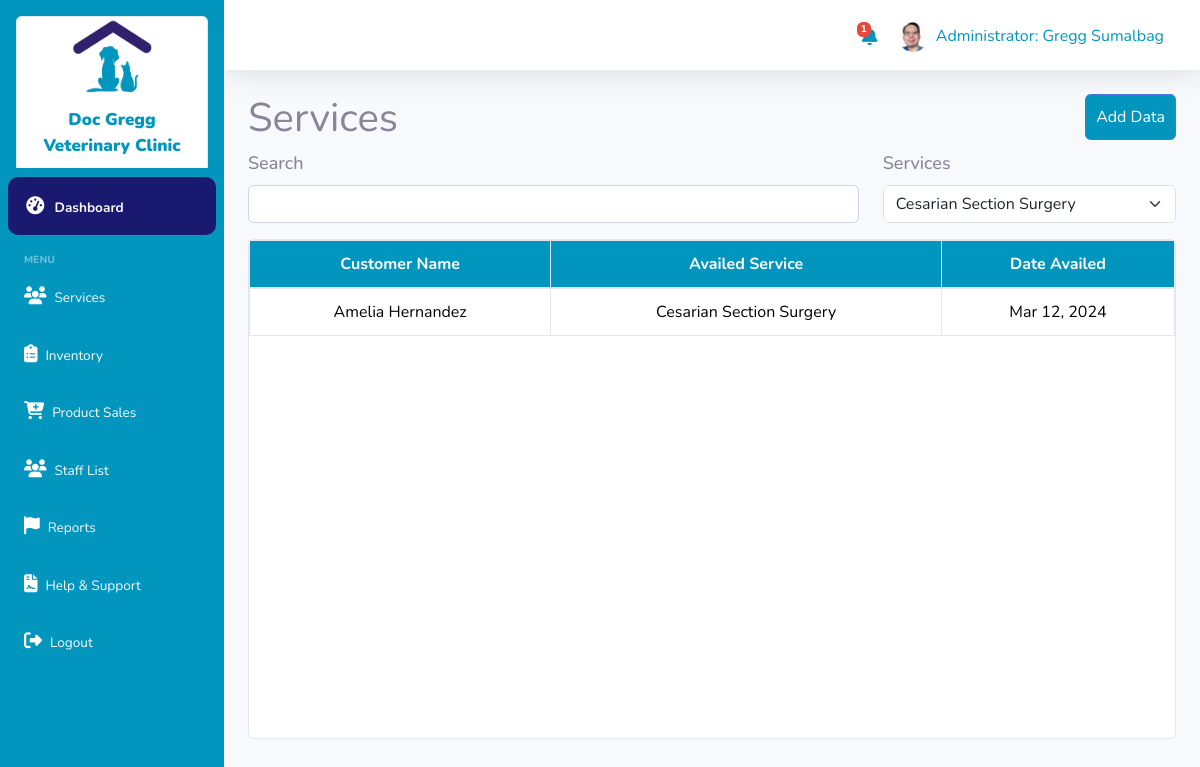
The app's page /admin/services/services-cesarian.php (signed in) with its own data.
### tables this page shows
CREATE TABLE `tbl_services` (
  `serv_id` int NOT NULL,
  `customer_name` text NOT NULL,
  `customer_contact` varchar(11) NOT NULL,
  `customer_address` varchar(255) NOT NULL,
  `service_availed` text NOT NULL,
  `staff_name` text NOT NULL,
  `created_at` timestamp NOT NULL DEFAULT CURRENT_TIMESTAMP ON UPDATE CURRENT_TIMESTAMP,
  `deleted_at` text
);

### admin/services/services-cesarian.php (the view, shortened to what this page needs)
<?php
    require('../../classes/staff.class.php');
    $userdetails = $bmis->get_userdata();
    $user = $staffbmis->view_single_staff($userdetails['id_admin']);
    $bmis->validate_admin();
    $staffbmis->delete_invetory();
    $page = isset($_GET['page']) ? $_GET['page'] : 1;
    $recordsPerPage = 5;
    $view = $staffbmis->view_services_cesarian($page, $recordsPerPage);
    function getServiceCesarian($serviceAvailed) {
        $services = explode(', ', $serviceAvailed);
        foreach ($services as $service) {
            if ($service == 'Cesarian Section Surgery') {
                return $service;
            }
        }
        return '';
    }
?>
<?php
    include('dashboard_sidebar_start.php');
?>
<div class="container-fluid">
    <div class="row">
        <div class="col-md-6"><h1 class="">Services</h1></div>
        <div class="col-md-6"><a href="../create_service.php" style="float:right;padding: 10px" class="btn btn-primary">Add Data</a></div>
    </div>
    <div class="row">
        <div class="col-md-12">
        <div class="row">
            <div class="col-md-8">
                 <div class="form-group">
                    <label> Search </label>
                    <input type="text" class="form-control" id="searchInput" name="name"  value="" required>
                </div>
            </div>
            <div class="col-md-4">
                <label> Services </label>
                <select id="categorySelect" class="form-select" aria-label="Default select example">
                    <option selected>Cesarian Section Surgery</option>
                </select>
            </div>
        </div>
        <div class="card" style="height: 500px; overflow: auto;">
        <table class="table table-hover text-center table-bordered">
                <form action="" method="post">
                    <thead style="background: #0296be;color:#fff;" class="sticky">
                        <tr>
                            <th> Customer Name </th>
                            <th> Availed Service </th>
                            <th> Date Availed </th>
                        </tr>
                    </thead>
                    <tbody>
                    <?php if (is_array($view) && count($view) > 0) { ?>
                            <?php foreach($view as $view) {?>
                                <tr>
                                    <td><?= strlen($view['customer_name']) > 20 ? substr($view['customer_name'], 0, 20) . '...' : $view['customer_name']; ?></td>
                                    <td><?= getServiceCesarian($view['service_availed']); ?></td>
                                    <td> <?= date("M d, Y", strtotime($view['created_at'])); ?> </td>
                                </tr>
                                <?php } ?>
                            <?php } else { ?>
                                <tr>
                                    <td colspan="4">No Data Found</td>
                                </tr>
                            <?php } ?>
                    </tbody>
                </form>
            </table>
        </div>
        </div>
    </div>
</div>

### admin/services/dashboard_sidebar_start.php (shortened to what this page needs)
<!DOCTYPE html>
<html lang="en">
<head>
    <link href="vendor/fontawesome-free/css/all.min.css" rel="stylesheet" type="text/css">
        <link href="https://cdn.jsdelivr.net/npm/bootstrap@5.3.2/dist/css/bootstrap.min.css" rel="stylesheet">
    <link href="../../css/sidenav.css" rel="stylesheet">
    <link href="../../css/sb-admin-2.css" rel="stylesheet">
</head>
<body id="page-top">
    <div id="wrapper">
    <?php
$userdetails = $bmis->get_userdata();
$userRole = $userdetails['role'];
?>
<ul class="navbar-nav p-2 sidebar sidebar-dark fixed-sidebar accordion" id="accordionSidebar">
    <div class="card sss m-2">
        <img class="logo" src="../../assets/logo.png">
        <div class="sidebar-brand-text">
            Doc Gregg <br>Veterinary Clinic
        </div>
    </div>
    <li class="nav-item" id="dashboard">
        <a class="nav-link text-light" href="../admin_dashboard.php">
            <i class="fas fa-fw fa-tachometer-alt"></i>
            <span>Dashboard</span>
        </a>
    </li>
    <hr class="sidebar-divider">
    <div class="sidebar-heading">
        Menu
    </div>
    <?php if ($userRole === 'administrator') : ?>
        <li class="nav-item" id="client">
            <a class="nav-link text-light" href="../services.php">
                <i class="fas fa-users"></i>
                <span>Services</span>
            </a>
        </li>
        <li class="nav-item" id="inventory">
            <a class="nav-link text-light" href="../admin_inventory.php">
            <i class="fas fa-clipboard-list"></i>
                <span>Inventory</span>
            </a>
        </li>
        <li class="nav-item" id="sales">
            <a class="nav-link text-light" href="../admin_product_sale.php">
            <i class="fas fa-cart-plus"></i>
                <span>Product Sales</span>
            </a>
        </li>
        <li class="nav-item" id="staff">
                <a class="nav-link text-light" href="../admin_staff_list.php">
                <i class="fas fa-users"></i>
                    <span>Staff List</span>
                </a>
            </li>
        <li class="nav-item" id="reports">
            <a class="nav-link text-light" href="../admin_reports.php">
            <i class="fas fa-flag"></i>
                <span>Reports</span>
            </a>
        </li>
    <?php endif; ?>
    <li class="nav-item" id="help">
        <a class="nav-link text-light" href="../admin_help.php">
        <i class="fas fa-file-contract"></i>
            <span>Help & Support</span>
        </a>
    </li>
    <li class="nav-item" id="logout">
        <a class="nav-link text-light" href="../logout.php">
            <i class="fas fa-sign-out-alt"></i>
            <span>Logout</span>
        </a>
    </li>
</ul>
        <div id="content-wrapper" class="d-flex flex-column">
            <div id="content">
                <nav class="navbar navbar-expand navbar-light bg-white topbar mb-4 static-top shadow fixed-navbar">
                    <ul class="navbar-nav ml-auto">
                        <li class="nav-item mt-4">
                        <?php if ($userRole === 'administrator') : ?>
                            <?php $lowInventoryCount = $staffbmis->count_low_inventory(); ?>
                                <a href="../admin_low_inventory.php" style="position: relative;">
                                    <i class="fas fa-bell" style="font-size: 20px;color: #0296be !important;"></i>
                                    <?php if($lowInventoryCount > 0) : ?>
                                    <span class="badge badge-danger" style="font-size:10px; position: absolute; top: -5; left: -5;"><?php echo $lowInventoryCount; ?></span>
                                </a>&nbsp;
                            <?php endif; ?>
                            <?php endif; ?>
                        </li>
                        <li class="nav-item dropdown">
                                <a class="nav-link" href="admin_myprofile.php" id="userDropdown" role="button" aria-haspopup="true" aria-expanded="false">
                                <?php if (empty($user['picture'])): ?>
                                    <img id="blah" src="../../assets/placeholder/user-placeholder.png" class="rounded-circle mr-2" style="width: 30px;" alt="User Picture"> <h6 class="mr-2 mt-2 d-lg-inline text-primary"><?= ucfirst($userdetails['role']) ?>: <?= $userdetails['fname']?> <?= $userdetails['lname']?></h6>
                                <?php else: ?>
                                    <img id="blah" src="../<?= $user['picture']?>" class="rounded-circle mr-2" style="width: 30px;"  alt="User Picture"> <h6 class="mr-2 mt-2 d-lg-inline text-primary"><?= ucfirst($userdetails['role']) ?>: <?= $userdetails['fname']?> <?= $userdetails['lname']?></h6>
                                <?php endif; ?>
                                </a>
                            </li>
                    </ul>
                </nav>

### css/sidenav.css (style rules this page uses)
.sidebar { background: rgb(2,150,190); }
.sidebar-brand-text { color: rgb(2,150,190); font-size: 20px; margin: 0; }
img { display: block; margin: 0 auto; }
.sidebar-brand-text { padding: 10px; text-align: center; font-weight:900; }
.nav-item { padding-top: 3px; }
.nav-link { font-size: 15px; color: none; }
.container-fluid { overflow: hidden; }

### admin/services/dashboard_sidebar_start.php (style rules this page uses)
.btn-primary { background: #0296be !important; }
.sidebar .active { background: #191970; border-radius: 10px; }
.fas { color: #fff !important; font-size: 18px !important; }
label { font-weight: 500; font-size: 18px; }
.table th { background: #0296be; color: white; }
thead.sticky { position: sticky; top: 0; z-index: 100; }
.logo { width:80px; height: 80px; }
.sss .sidebar-brand-text { font-size: 17px; }

### admin/services/services-cesarian.php (style rules this page uses)
thead.sticky { position: sticky; top: 0; z-index: 100; }

### records on screen
tbl_services: customer_name "Amelia Hernandez", service_availed "Cesarian Section Surgery", created_at "Mar 12, 2024"

### other values on screen
$lowInventoryCount "1"
$userdetails['role'] "Administrator"
$userdetails['fname'] "Gregg"
$userdetails['lname'] "Sumalbag"
